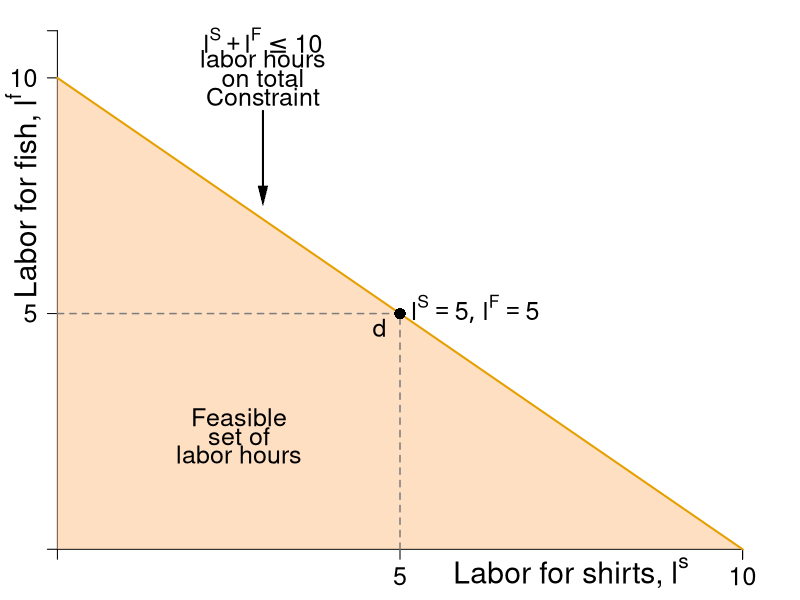

R code for this plot:
#Graph Designer: Simon Halliday
#Authors: Bowles, Foley and Halliday
#Title: Coordination, Conflict and Competition: A Text in Microeconomics

require(shape)
pdf(file = "specprodexch/ppf_feasible_hrs.pdf", width = 9, height = 9)

#Set parameters for graphics
pointsize <- 1.8
axislabelsize <- 1.8
labelsize <- 1.5
namesize <- 1.8
annotatesize <- 1.5
graphlinewidth <- 2
segmentlinewidth <- 1.5

COL <- c("#7fc97f", "#beaed4", "#fdc086", "#ffff99", "#386cb0", "#f0027f", "#bf5b17", "#666666")
COLA <- c("#e0f3db", "#99d8c9","#66c2a4","#41ae76", "#238b45", "#005824")
COLB <- c("#4eb3d3", "#2b8cbe", "#0868ac","#084081")
grays <- gray.colors(25, start = 1, end = 0)
CBCols <- c("#009E73","#0072B2","#E69F00")


#Edited the margins to cater for the larger LHS labels
par(mar =  c(1.5, 1.5, 0.5, 1.5))

#Change this to make it log of l 

# ppf <- function(l, k = 0.5) {
#   k * (1/l)
# }

ppf <- function(fish, k = 0.1, alpha = 2, maxfish = 5) {
  k * (fish - maxfish)^alpha 
}

fishProd <- function(l, k = 0.5){
  (-k)*l
}

feasibleLabor <- function(l, time = 10){
 time - l
}

manufactureProd <- function(l, k = 0.1, alpha = 2){
  k * (-l)^alpha
}

xlims <- c(0, 10)
ylims <- c(0, 11)

npts <- 501 
x <- seq(xlims[1], xlims[2], length.out = npts)
y <- seq(ylims[1], ylims[2], length.out = npts) 
a <- c(13, 15, 17)

plot(0, 0, xlim = xlims, ylim = ylims, type = "n",
     xlab = expression(paste("")),
     ylab = expression(paste("")), 
     xaxt = "n", 
     yaxt = "n", 
     cex.lab = axislabelsize, 
     bty = "n"
)

ticksy <- c(0, 5, 10, ylims[2])
ylabels <- c(NA, 5, 10, NA)
ticksx <- c(0, 5, 10, xlims[2])
xlabels <- c(NA, 5, 10, NA)

axis(1, at = ticksx, pos = 0, labels = xlabels, cex.axis = labelsize)
axis(2, at = ticksy, pos = 0, labels = ylabels, las = 1, cex.axis = labelsize)

npts <- 500 
xx1 <- seq(0, 5, length.out = npts)
xx2 <- seq(0, xlims[2], length.out = npts)
xx3 <- seq(0, xlims[2],length.out = npts)
xx4 <- seq(11, 0, length.out = npts)

#Draw the polygon for shading the feasible set
xpoly1 <- seq(from = 0, to = 5, length.out = 500)
ypoly1 <- ppf(xpoly1, k = 10/25, alpha = 2, maxfish = 5)
#polygon(x = c(xpoly1, rev(xpoly1[1])), y = c(ypoly1, rev(ypoly1)[1]), col=COLA[1], density=NULL, border = NA)

# shade 
polygon(x = c(10, 0, 0), 
        y = c(0, 0, 10),
        border = FALSE, col = adjustcolor(COL[3], alpha.f = 0.5))


#Draw the graphs
lines(xx3, feasibleLabor(xx3, time = 10), col = CBCols[3], lwd = graphlinewidth)

#mtext(expression(paste("Quantity of fish, ", x)), side=1, line = 2.5, cex = axislabelsize)
text(-0.5, 7.5, expression(paste("Labor for fish, ", l^f)), xpd = TRUE, cex = axislabelsize, srt= 90) 
text(7.5, -0.5, expression(paste("Labor for shirts, ", l^s)), xpd = TRUE, cex = axislabelsize)

#Draw segments for the 50/50 split of time
segments(0, 5, 5, 5, lty = 2, col = grays[20], lwd = segmentlinewidth)
segments(5, 0, 5, 5, lty = 2, col = grays[20], lwd = segmentlinewidth)

#Annotate point on labor feasibility frontier
points(5, 5, pch = 16, col = "black", cex = 1.5)
text(6.1, 5.1, expression(paste(list(l^S ==5, l^F == 5) )),cex = annotatesize)
text(4.7, 4.7, expression(paste("d")),cex = annotatesize)

Arrows(3, 9.3, 3, 7.5, col = "black", lty = 1, lwd = 2, arr.type = "triangle", arr.lwd = 0.5)
text(3, 9.6, expression("Constraint"),cex = labelsize)
text(3, 10, expression("on total"),cex = labelsize, xpd = TRUE)
text(3, 10.4, expression("labor hours"),cex = labelsize, xpd = TRUE)
text(3, 10.8, expression(paste(l^S + l^F <= 10)),cex = annotatesize)
#Arrows(-6, -7, -3.5, -7, col = "black", lty = 1, lwd = 2, arr.type = "triangle", arr.lwd = 0.5)

# Label constaint 
#Label the feasible frontier
text(2.65, 2.8, expression("Feasible"),cex = labelsize)
text(2.65, 2.4, expression("set of"),cex = labelsize)
text(2.65, 2, expression("labor hours"),cex = labelsize)



dev.off()
